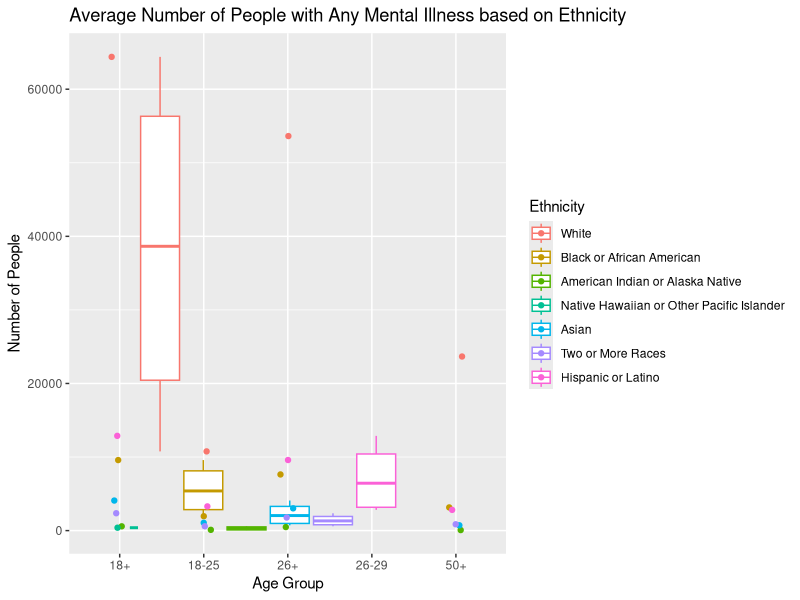
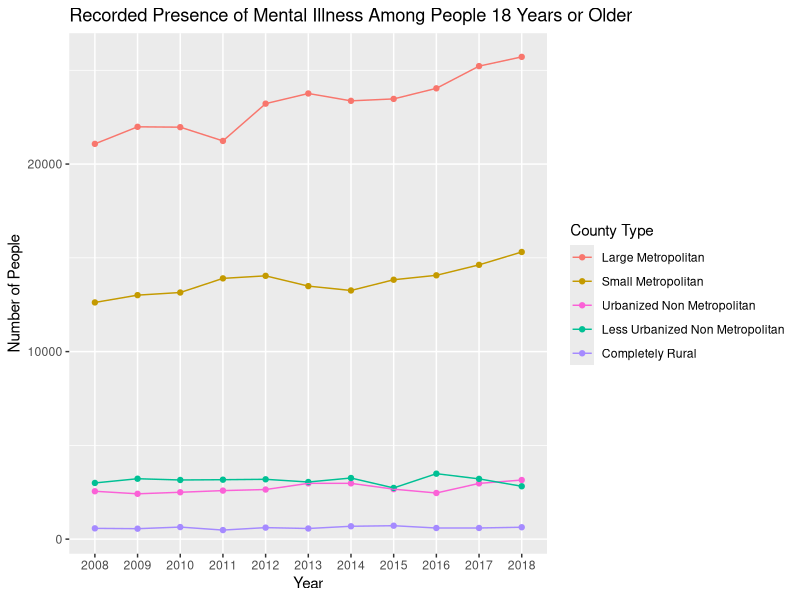

Source code (R) for these figures, in order:
# Load Packages
library(dplyr)
library(ggplot2)
library(data.table)
library(reshape2)


# Load Data 10.2
table_10 <- read.csv("../data/table10_2_clean.csv")

# Clean Data 10.2
table_10 <- table_10 %>%
  rename(
    "factor" = "Geographic.Socioeconomic.Characteristic",
    "2008" = "X2008",
    "2009" = "X2009",
    "2010" = "X2010",
    "2011" = "X2011",
    "2012" = "X2012",
    "2013" = "X2013",
    "2014" = "X2014",
    "2015" = "X2015",
    "2016" = "X2016",
    "2017" = "X2017",
    "2018" = "X2018"
  ) %>% 
  filter(factor %in% c("Large Metro", 
                       "Small Metro", 
                       "Urbanized",
                       "Less Urbanized",
                       "Completely Rural"))

# Make Row 1 Column names
table_10_clean <- table_10[,-1]
rownames(table_10_clean) <- table_10[,1]

# Flip Rows and Columns
table_10_flipped <- as.data.frame(t(table_10_clean))

# Make Row names Column 1
setDT(table_10_flipped, keep.rownames = TRUE)[]
table_10_flipped <- table_10_flipped %>%
  rename("year" = "rn",
         "large_metro" = "Large Metro",
         "small_metro" = "Small Metro",
         "urbanized_nonmetro" = "Urbanized",
         "less_urbanized_nonmetro" = "Less Urbanized",
         "completely_rural" = "Completely Rural"
  )

# Change Values to Numbers
table_10_flipped$large_metro <- as.numeric(gsub(",", "", table_10_flipped$large_metro))
table_10_flipped$small_metro <- as.numeric(gsub(",", "", table_10_flipped$small_metro))
table_10_flipped$urbanized_nonmetro <- as.numeric(gsub(",", "", table_10_flipped$urbanized_nonmetro))
table_10_flipped$less_urbanized_nonmetro <- as.numeric(gsub(",", "", table_10_flipped$less_urbanized_nonmetro))
table_10_flipped$completely_rural <- as.numeric(gsub(",", "", table_10_flipped$completely_rural))


table_10_melt<- melt(table_10_flipped, id.vars = "year", variable.name = "county_type")


# Line Plot
line_plot <- ggplot(data = table_10_melt, mapping = aes(x = year, y = value)) +
  geom_point(aes(color = county_type)) + geom_line(aes(group = county_type, color = county_type)) +
  labs(
    title = "Recorded Presence of Mental Illness Among People 18 Years or Older",
    x = "Year",
    y = "Number of People"
  )

# Change Legend
line_plot <- line_plot + scale_color_manual(name = "County Type",
                                            labels = c("Large Metropolitan",
                                                       "Small Metropolitan",
                                                       "Urbanized Non Metropolitan",
                                                       "Less Urbanized Non Metropolitan",
                                                       "Completely Rural"),
                                            values = c("large_metro" = "#F8766D",
                                                       "small_metro" = "#C49A00",
                                                       "urbanized_nonmetro" = "#FB61D7",
                                                       "less_urbanized_nonmetro" = "#00C094",
                                                       "completely_rural" = "#A58AFF"))



# Load Data 8.2
table_8_2 <- read.csv("../data/table8_2_clean.csv")



# Clean Data 8.2

# Change Values into Numbers
table_8_2$Over.18.2017 <- as.numeric(gsub(",", "", table_8_2$Over.18.2017))
table_8_2$Over.18.2018 <- as.numeric(gsub(",", "", table_8_2$Over.18.2018))
table_8_2$Aged.18.25.2017 <- as.numeric(gsub(",", "", table_8_2$Aged.18.25.2017))
table_8_2$Aged.18.25.2018 <- as.numeric(gsub(",", "", table_8_2$Aged.18.25.2018))
table_8_2$Over.26.2017 <- as.numeric(gsub(",", "", table_8_2$Over.26.2017))
table_8_2$Over.26.2018 <- as.numeric(gsub(",", "", table_8_2$Over.26.2018))
table_8_2$Aged.26.49.2017 <- as.numeric(gsub(",", "", table_8_2$Aged.26.49.2017))
table_8_2$Aged.26.49.2018 <- as.numeric(gsub(",", "", table_8_2$Aged.26.49.2018))
table_8_2$Over.50.2017 <- as.numeric(gsub(",", "", table_8_2$Over.50.2017))
table_8_2$Over.50.2018 <- as.numeric(gsub(",", "", table_8_2$Over.50.2018))



table_8_2_ethnicity <- table_8_2 %>%
  mutate("over_18" = Over.18.2017 + Over.18.2018,
         "18_25" = Aged.18.25.2017 + Aged.18.25.2018,
         "over_26" = Over.26.2017 + Over.26.2018,
         "26_49" = Aged.26.49.2017 + Aged.26.49.2018,
         "over_50" = Over.50.2017 + Over.50.2018) %>% 
  rename("factor" = "Demographic.Characteristic") %>%
  select("factor", 
         "over_18",
         "18_25",
         "over_26",
         "26_49",
         "over_50") %>% 
  filter(factor %in% c("White", 
                       "Black or African American", 
                       "AIAN",
                       "NHOPI",
                       "Asian",
                       "Two or More Races",
                       "Hispanic or Latino"))

# Make Row 1 Column names
table_8_2_clean <- table_8_2_ethnicity[,-1]
rownames(table_8_2_clean) <- table_8_2_ethnicity[,1]

# Flip Rows and Columns
table_8_2_flipped <- as.data.frame(t(table_8_2_clean))

# Make Row names Column 1
setDT(table_8_2_flipped, keep.rownames = TRUE)[]
table_8_2_flipped <- table_8_2_flipped %>%
  rename("age" = "rn")

table_8_2_melt <- melt(table_8_2_flipped, id.vars = "age", variable.name = "ethnicity")


# Box Plot
box_plot <- ggplot(data = table_8_2_melt, mapping = aes(x = age, y = value, group = ethnicity)) +
  geom_boxplot(aes(color = ethnicity)) + 
  geom_jitter(width = 0.1, aes(color = ethnicity)) +
  labs(
    title = "Average Number of People with Any Mental Illness based on Ethnicity",
    x = "Age Group",
    y = "Number of People"
  )

# Change x axis labels and order
box_plot <- box_plot + scale_x_discrete(limits = c("over_18","18_25","over_26", 
                                                   "26_29", "over_50"),
                                        labels = c("over_18" = "18+", "18_25" = "18-25",
                                                   "over_26" = "26+", "26_29" = "26-29",
                                                   "over_50" = "50+"))

# Change legend
box_plot <- box_plot + scale_color_manual(name = "Ethnicity",
                                            labels = c("White",
                                                       "Black or African American",
                                                       "American Indian or Alaska Native",
                                                       "Native Hawaiian or Other Pacific Islander",
                                                       "Asian",
                                                       "Two or More Races",
                                                       "Hispanic or Latino"),
                                            values = c("White" = "#F8766D",
                                                       "Black or African American" = "#C49A00",
                                                       "AIAN" = "#53B400",
                                                       "NHOPI" = "#00C094",
                                                       "Asian" = "#00B6EB",
                                                       "Two or More Races" = "#A58AFF",
                                                       "Hispanic or Latino" = "#FB61D7"))



# Standard Deviations
sd_over_18 <- sd(table_8_2_clean$over_18, na.rm = TRUE)
sd_18_25 <- sd(table_8_2_clean$`18_25`, na.rm = TRUE)
sd_over_26 <- sd(table_8_2_clean$over_26, na.rm = TRUE)
sd_26_49 <- sd(table_8_2_clean$`26_49`, na.rm = TRUE)
sd_over_50 <- sd(table_8_2_clean$over_50, na.rm = TRUE)

